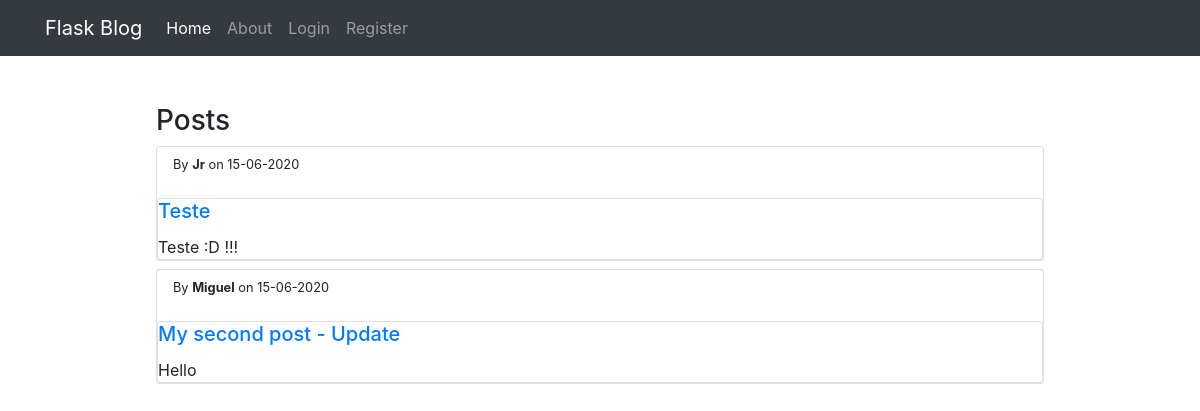
Before: / with the older database file.
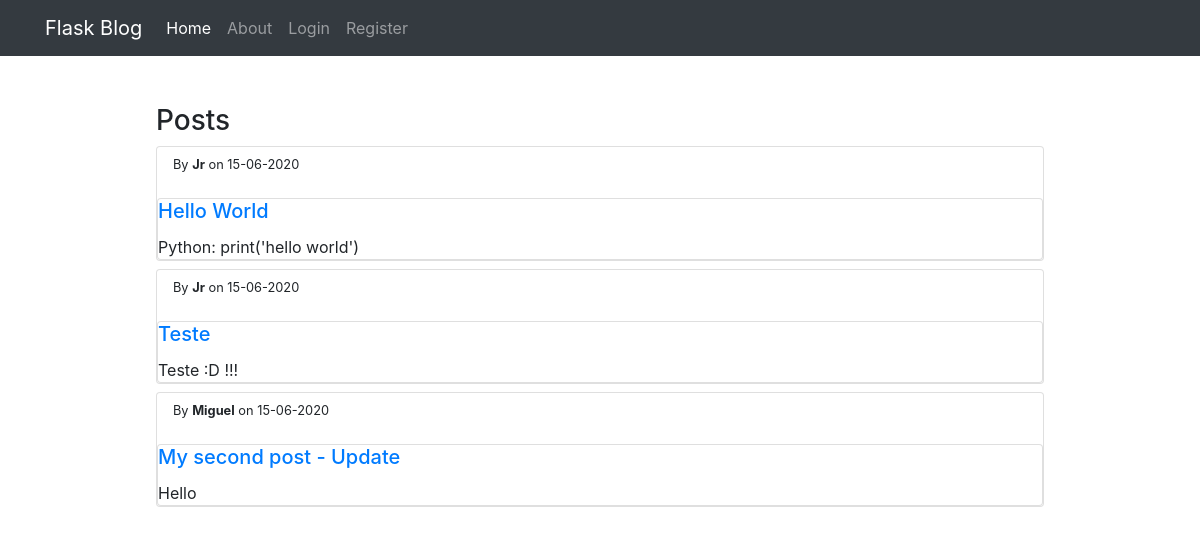
After: the same page with the newer database file.
### flaskblog/models.py (models this page shows, shortened)
class Post(db.Model, UserMixin):
    id = db.Column(db.Integer, primary_key = True)
    title = db.Column(db.String(60), nullable=False)
    description = db.Column(db.Text, nullable=False)
    date_posted = db.Column(db.DateTime,default = datetime.utcnow)
    user_id = db.Column(db.Integer, db.ForeignKey('user.id'), nullable=False)

class User(db.Model, UserMixin):
    id = db.Column(db.Integer, primary_key = True)
    username = db.Column(db.String(20), unique=True, nullable=False)
    email = db.Column(db.String(40), unique=True, nullable=False)
    password = db.Column(db.String(120),nullable=False)
    posts = db.relationship("Post",backref='author', lazy=True)

### flaskblog/routes.py (the view)
@app.route('/')
def index():
    posts = Post.query.order_by(Post.date_posted.desc()).all()
    return render_template('index.html',posts =posts)

### flaskblog/templates/index.html
{%extends 'layout.html'%}
{%block content%}
<div class = 'mx-auto' style= 'width:80%'>
        <h3> Posts</h3>
        {%for post in posts%}
        <div class='card mt-2'>
                <small class = 'ml-3 mt-2'>
                        By <strong>{{post.author.username}}</strong>
                        on {{post.date_posted.strftime('%d-%m-%Y')}}
                </small>
                <br>
                <div class='card body'>
                        <h5 class='card-title'><a href = "{{url_for('get_post',post_id=post.id)}}">{{post.title}}</a></h5>
                        <p class= 'card-text'>{{post.description}}</p>
                </div>
        </div>
        {%endfor%}
</div>
{%endblock%}

Changed rows visible on the page:
added Post: author.username "Jr", date_posted "15-06-2020", title "Hello World", description "Python: print('hello world')"
